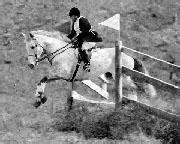
#> input picture Orientation/a.jpg, 180 x 144 px
$ python lic_demo.py   (older library calls are emulated)
#> lines starting #> are read from the running program, lines starting #| are printed output that depends on the picture
import numpy as np
import pylab as plt
from skimage import feature,io
from skimage.color import rgb2grey
import lic_internal
import numpy.linalg as LA


def neighbour(row,col,height,width):
    #row,col is the coordinate of the pixel, while height,width is the dimension of the image
    #return the coordinates of the neighboring pixels
    neighbour=[(i,j) for i in range(row-1,row+2) for j in range(col-1,col+2)]
    neighbour=filter(lambda x:x[0]>=0 and x[0]<height and x[1]>=0 and x[1]<width, neighbour)
    neighbour.remove((row,col))
    return neighbour


dpi = 100
video = False
im=io.imread('a.jpg')
#> im is the input picture: shape (144, 180, 3); min 0, max 255, mean 130.1
im=rgb2grey(im)
#> im: shape (144, 180) float64
# Compute the Canny filter for two values of sigma
edges1 = feature.canny(im,sigma=2.5)
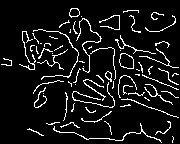
#> edges1: shape (144, 180) bool; 8.7% white in thin lines or dots
height,width=im.shape
#> height = 144; width = 180
vectors = np.ndarray((height,width,2),dtype=np.float32)
for i in range(height):
    for j in range(width):
        if(edges1[i][j]):
#> (the run stopped early here; a loop or call above may not have finished)
